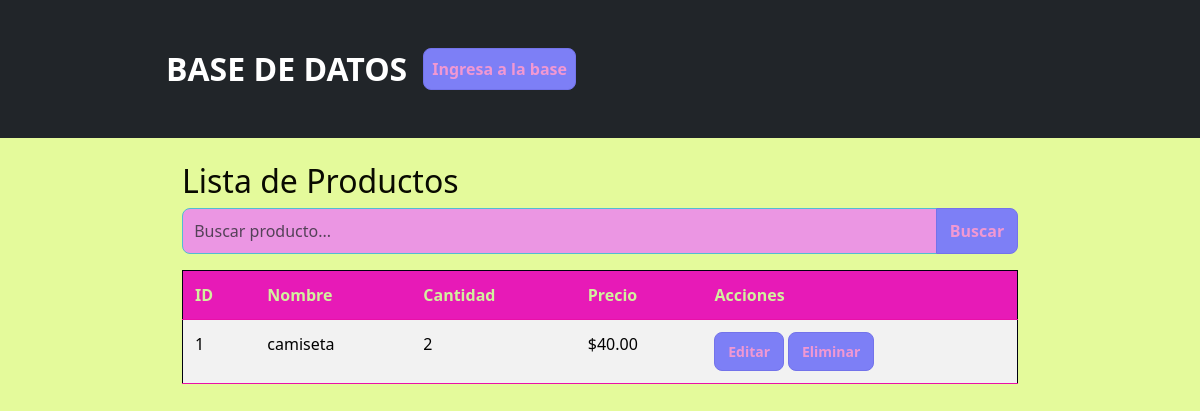
The page /lista_productos on the database as committed earlier.
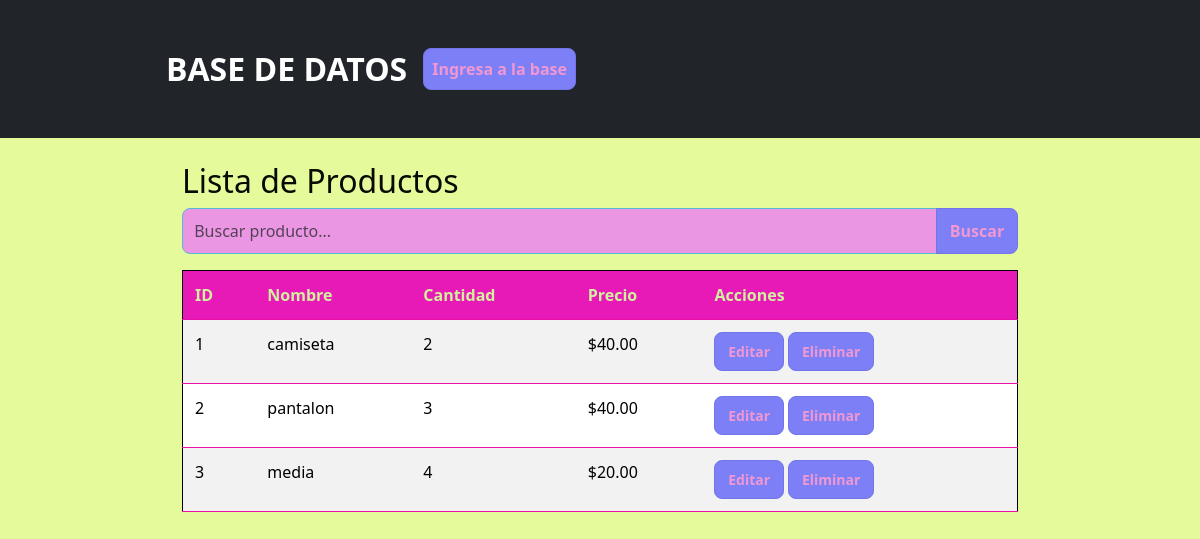
The same page on the database as committed later.
### tables this page shows
CREATE TABLE productos (
                id_producto INTEGER PRIMARY KEY AUTOINCREMENT,
                nombre TEXT UNIQUE NOT NULL,
                cantidad INTEGER NOT NULL,
                precio REAL NOT NULL
            );

### app.py (the view)
@app.route('/lista_productos')
def lista_productos():
    q = request.args.get('q', '')
    if q:
        productos = buscar_por_nombre(q)
    else:
        productos = obtener_todos()
    return render_template('productos/lista_productos.html', productos=productos, title='Lista de Productos', q=q)

### inventario.py (called while the page is built)
def conectar():
    conn = sqlite3.connect(DB_NAME)
    conn.row_factory = sqlite3.Row  # Asegura que los resultados se devuelvan como diccionarios
    return conn

def obtener_todos():
    with conectar() as conn:
        cursor = conn.cursor()
        cursor.execute("SELECT * FROM productos")
        rows = cursor.fetchall()
        return [Producto(row['id_producto'], row['nombre'], row['cantidad'], row['precio']) for row in rows]

### templates/productos/lista_productos.html
{% extends "base.html" %}
{% block content %}
<div class="container mt-4">
    <h2>Lista de Productos</h2>
    <form method="GET" class="mb-3">
        <div class="input-group">
            <input type="text" class="form-control" name="q" placeholder="Buscar producto..." value="{{ q }}">
            <button class="btn btn-outline-secondary" type="submit">Buscar</button>
        </div>
    </form>
    <table class="table table-striped">
        <thead>
            <tr>
                <th>ID</th>
                <th>Nombre</th>
                <th>Cantidad</th>
                <th>Precio</th>
                <th>Acciones</th>
            </tr>
        </thead>
        <tbody>
            {% for producto in productos %}
            <tr>
                <td>{{ producto.id_producto }}</td>
                <td>{{ producto.nombre }}</td>
                <td>{{ producto.cantidad }}</td>
                <td>${{ "%.2f"|format(producto.precio) }}</td>
                <td>
                    <a href="{{ url_for('editar_producto_route', pid=producto.id_producto) }}" class="btn btn-warning btn-sm">Editar</a>
                   <form action="{{ url_for('eliminar_producto_route', pid=producto.id_producto) }}" method="POST" style="display:inline-block;">
                        <button type="submit" class="btn btn-danger btn-sm" onclick="return confirm('¿Seguro que deseas eliminar este producto?');">Eliminar</button>
                   </form>
                </td>
            </tr>
            {% else %}
            <tr>
                <td colspan="5" class="text-center">No hay productos registrados.</td>
            </tr>
            {% endfor %}
        </tbody>
    </table>
</div>
{% endblock %}

### templates/base.html (shortened to what this page needs)
<!doctype html>
<html lang="es">
<head>
    <link href="https://cdn.jsdelivr.net/npm/bootstrap@5.3.3/dist/css/bootstrap.min.css" rel="stylesheet">
    <link rel="stylesheet" href="{{ url_for('static', filename='styles.css') }}">
</head>
<body>
    <nav class="navbar navbar-expand-lg navbar-dark bg-dark">
        <div class="container">
            <a class="navbar-brand" href="{{ url_for('index') }}" style="font-size: 2rem; font-weight: bold;">BASE DE DATOS</a>
            <div class="collapse navbar-collapse" id="navbarNav">
                <ul class="navbar-nav me-auto mb-2 mb-lg-0">
                    <li class="nav-item">
                        <a class="nav-link btn btn-primary" href="{{ url_for('lista_productos') }}">Ingresa a la base</a>
                    </li>
                </ul>
            </div>
        </div>
    </nav>
    <div class="container mt-4">
        {% block content %}{% endblock %}
    </div>
</body>
</html>

### static/Styles.css (style rules this page uses)
:root { --bg: #e4fa9b; --fg: #090a01; --muted: #94a3b8; --brand: #fafafa; --ok: #16a34a; --warn: #f59e0b; --danger: #dc2626; --card: #7b0aec; --accent: #5bdef2; }
* { box-sizing: border-box; }
body { margin: 0; font-family: system-ui, -apple-system, Segoe UI, Roboto, Arial, sans-serif; background: var(--bg); color: var(--fg); }
.container { max-width: 900px; margin: 2rem auto; padding: 0 1rem; }
.table { width: 100%; border-collapse: collapse; margin-top: 1rem; background: var(--card); border: 1px solid rgb(0, 0, 15); }
.table th, .table td { padding: 0.75rem; border-bottom: 1px solid rgb(233, 16, 168); text-align: left; }
.table th { color: #d2f09e; font-weight: 600; background: #e71ab7; }
.input, input[type="text"], input[type="number"] { width: 100%; padding: 0.6rem 0.7rem; background: #eb96e3; color: var(--fg); border: 1px solid rgb(81, 188, 211); border-radius: 0.5rem; }
.btn { display: inline-block; padding: 0.5rem 0.8rem; border-radius: 0.5rem; border: 1px solid rgb(115, 115, 234); background: #7d7ff6; color: rgb(241, 152, 210); text-decoration: none; cursor: pointer; font-weight: 600; transition: filter 0.2s; text-align: center; }

Rows that differ between the two databases and show on the page:
added productos: id_producto "2", nombre "pantalon", cantidad "3", precio "40.00"
added productos: id_producto "3", nombre "media", cantidad "4", precio "20.00"
